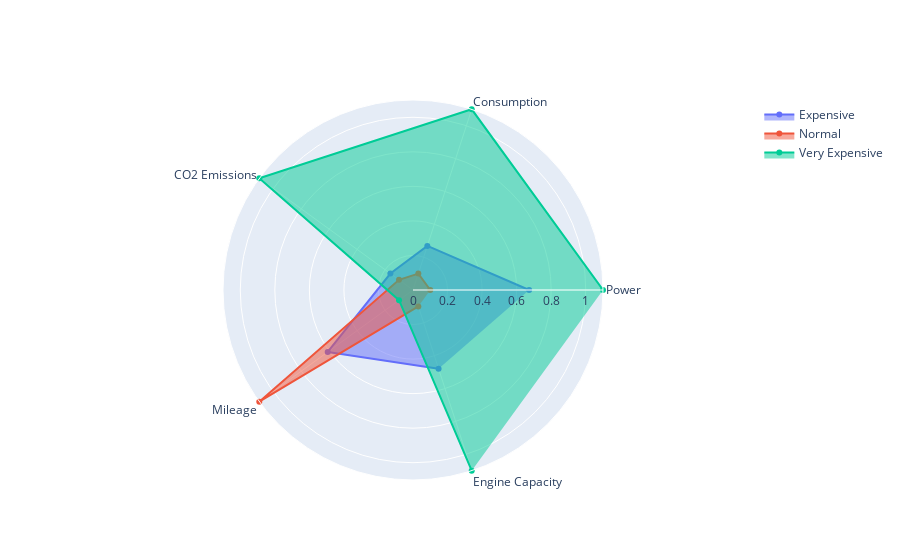

Notebook code cell kept with this figure:
### Markdown cell above
After categorization, we will begin calculating the average performance of cars within each group and visualize the results on a chart.

### Code cell
from sklearn.preprocessing import MinMaxScaler

# Chọn ra các cột thuộc tính sẽ nhận xét
selected_columns = ['Power', 'Consumption', 'CO2 Emissions', 'Mileage', 'Engine Capacity']

# Tính giá trị trung bình cho mỗi loại xe
average_data = df.groupby('Type')[selected_columns].mean().reset_index()

# Chuẩn hóa dữ liệu
scaler = MinMaxScaler()
average_data[selected_columns] = scaler.fit_transform(average_data[selected_columns]) + 0.1 # +0.1 để tránh trường hợp giá trị = 0


# Tạo biểu đồ radar
fig = go.Figure()

for i, row in average_data.iterrows():
    fig.add_trace(go.Scatterpolar(
        r=row[selected_columns].values.tolist(),
        theta=selected_columns,
        fill='toself',
        name=row['Type']
    ))

fig.update_layout(
    polar=dict(
        radialaxis=dict(
            visible=True,
            range=[0, 1.1]
        )),
    showlegend=True
)

fig.show()

### Figure 1 — Plotly figure (JSON) as saved in the notebook; plotly's stock layout.template omitted (floating-point values rounded to 4 significant figures)
{"data": [{"fill": "toself", "name": "Expensive", "r": [0.6725, 0.2685, 0.1619, 0.6103, 0.4792], "theta": ["Power", "Consumption", "CO2 Emissions", "Mileage", "Engine Capacity"], "type": "scatterpolar"}, {"fill": "toself", "name": "Normal", "r": [0.1, 0.1, 0.1, 1.1, 0.1], "theta": ["Power", "Consumption", "CO2 Emissions", "Mileage", "Engine Capacity"], "type": "scatterpolar"}, {"fill": "toself", "name": "Very Expensive", "r": [1.1, 1.1, 1.1, 0.1, 1.1], "theta": ["Power", "Consumption", "CO2 Emissions", "Mileage", "Engine Capacity"], "type": "scatterpolar"}], "layout": {"polar": {"radialaxis": {"range": [0, 1.1], "visible": true}}, "showlegend": true}}
